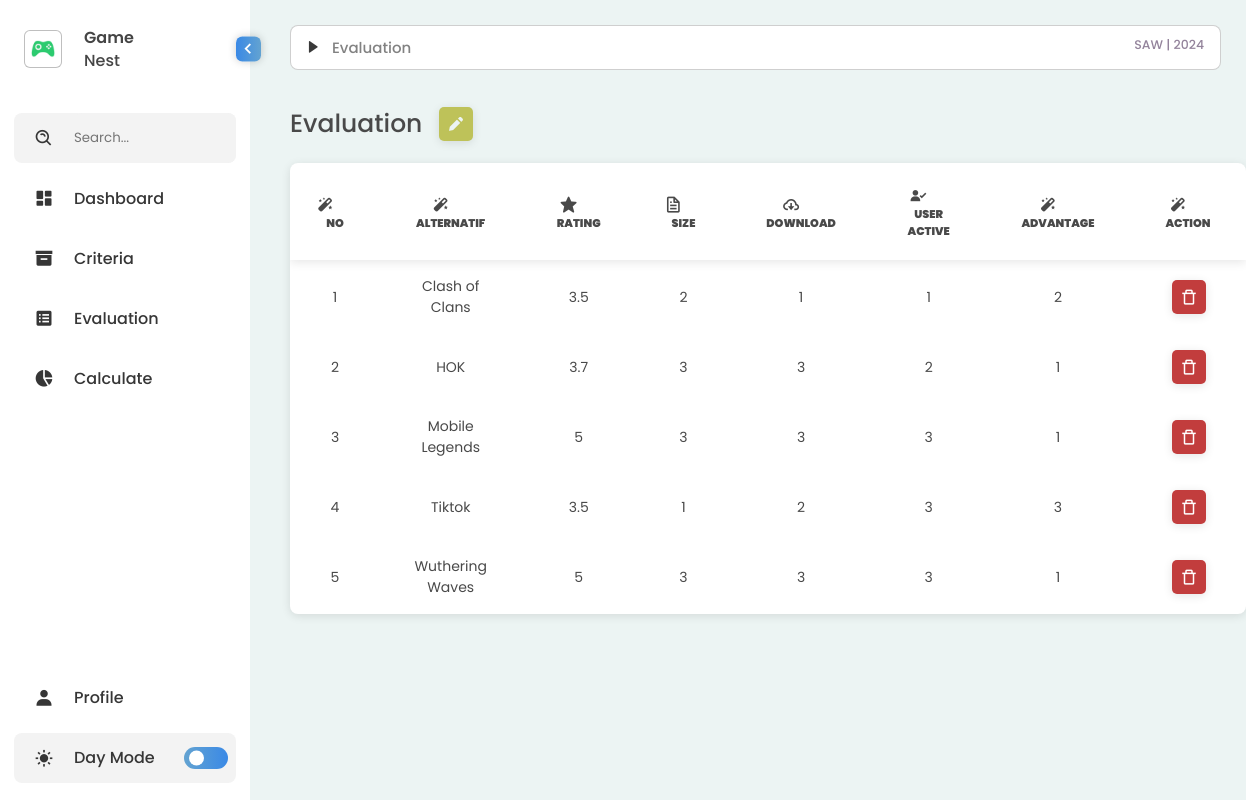
Page /evaluation.php on the committed database.
### tables this page shows
CREATE TABLE `saw_penilaian` (
  `nama` varchar(100) NOT NULL,
  `peringkat` float NOT NULL,
  `ukuran` float NOT NULL,
  `unduhan` float NOT NULL,
  `aktif` float NOT NULL,
  `manfaat` float NOT NULL
);

### evaluation.php (the view, shortened to what this page needs)
<!DOCTYPE html>
<html lang="en">
<?php
          include 'koneksi.php';
?>
<head>
    <link rel="stylesheet" href="styles/styles.css">
    <link rel="stylesheet" href="styles/styles-home.css">
    <link href='https://unpkg.com/boxicons@2.1.4/css/boxicons.min.css' rel='stylesheet'>
    <link href='https://unpkg.com/css.gg@2.0.0/icons/css/play-list-search.css' rel='stylesheet'>
</head>
<body>
    <nav class="sidebar close">
        <header>
            <div class="image-text">
                <span class="image">
                    <img src="logo.png" alt="logo">
                </span>
                <div class="text header-text">
                    <span class="name">Game</span>
                    <span class="profession">Nest</span>
                </div>
            </div>
            <i class='bx bx-chevron-right toggle' ></i>
        </header>
        <div class="menu-bar">
            <div class="menu">
                <li class="search-box">
                        <i class='bx bx-search-alt icon' ></i>
                        <input id="input1" type="search" placeholder="Search...">
                </li
                <ul class="menu-links">
                    <li class="nav-link">
                        <a href="index.php">
                            <i class='bx bxs-dashboard icon' ></i>
                            <span class="text nav-text">Dashboard</span>
                        </a>
                    </li>
                    <li class="nav-link">
                        <a href="criteria.php">
                            <i class='bx bxs-box icon'></i>
                            <span class="text nav-text">Criteria</span>
                        </a>
                    </li>
                    <li class="nav-link">
                        <a href="evaluation.php">
                            <i class='bx bxs-spreadsheet icon'></i>
                            <span class="text nav-text">Evaluation</span>
                        </a>
                    </li>
                    <li class="nav-link">
                        <a href="calculate.php">
                            <i class='bx bxs-pie-chart-alt-2 icon' ></i>
                            <span class="text nav-text">Calculate</span>
                        </a>
                    </li>
            </div>
            <div class="bottom-content">
                <li class="">
                    <a href="#">
                        <i class='bx bxs-user icon'></i>
                        <span class="text nav-text">Profile</span>
                    </a>
                </li>
                <li class="mode">
                    <div class="moon-sun">
                        <i class='bx bxs-sun icon moon' ></i>
                    </div>
                    <span class="mode-text text">Day Mode</span>
                    <div class="toggle-switch">
                        <span class="switch"></span>
                    </div>
                </li>
            </div>
        </div>
    </nav>
    <section class="home">
        <div class="bar">
            <div class="inbar">
                <i class='bx bxs-right-arrow icon-home'></i>
                <span class='sub'>Evaluation</span>
                <span class="sub2">SAW | 2024</span>
            </div>
        </div>
        <div class="main-section">
            <div class="alternatif">
                <span class="header-alter">Evaluation</span>
                <i class='bx bxs-pencil add'></i>
            </div>
        </div>
        <div class="container">
            <div class="data-table1">
                <table>
                    <thead>
                        <tr>
                            <th>
                                <i class='bx bxs-magic-wand icon2'></i>
                                <span>No</span>
                            </th>
                            <th>
                                <i class='bx bxs-magic-wand icon2'></i>
                                <span>Alternatif</span>
                            </th>
                            <th class="no">
                                <i class='bx bxs-star icon2' ></i>
                                <span>Rating</span>
                            </th>
                            <th class="app">
                                <i class='bx bx-file icon2'></i>
                                <span>Size</span>
                            </th>
                            <th class="dev">
                                <i class='bx bx-cloud-download icon2'></i>
                                <span>Download</span>
                            </th>
                            <th>
                                <i class='bx bxs-user-check icon2'></i>
                                <span>User Active</span>
                            </th>
                            <th>
                                <i class='bx bxs-magic-wand icon2'></i>
                                <span>Advantage</span>
                            </th>
                            <th>
                                <i class='bx bxs-magic-wand icon2'></i>
                                <span>Action</span>
                            </th>
                        </tr>
                    </thead>
                    <tbody>
                    <?php
                        $b = 0;
                        $sql = "SELECT*FROM saw_penilaian ORDER BY nama ASC";
                        $hasil = $conn->query($sql);
                        $rows = $hasil->num_rows;
                        if ($rows > 0) {
                            while ($row = $hasil->fetch_row()) {
                    ?>
                        <tr>
                            <td><?php echo $b = $b + 1; ?></td>
                            <td><?= $row[0] ?></td>
                            <td><?= $row[1] ?></td>
                            <td><?= $row[2] ?></td>
                            <td><?= $row[3] ?></td>
                            <td><?= $row[4] ?></td>
                            <td><?= $row[5] ?></td>
                            <td>
                                <a href="evaluation-delete.php?nama=<?= $row[0] ?>">
                                    <i class='bx bx-trash-alt trash'></i>
                                </a>
                            </td>
                        </tr>
                        <?php }
                            } else {
                                echo "<tr>
                                    <td>Data Tidak Ada</td>
                                <tr>";
                            } ?>
                    </tbody>
                </table>
            </div>
    </body>
</html>

### styles/styles.css (style rules this page uses)
* { font-family: 'Poppins', sans-serif; margin: 0; padding: 0; box-sizing: border-box; }

### styles/styles-home.css (style rules this page uses)
* { font-family: 'Poppins'; margin: 0; padding: 0; box-sizing: border-box; }
.home { display: flex; height: 100vh; position: relative; left: 250px; width: calc(100% - 250px); background: var(--background-color); transition: var(--tran-04); flex-direction: column; }
.home .main-section { width: 75%; font-size: 25px; font-weight: 500; color: var(--text-color2); padding-left: 40px; margin-bottom: 20px; }
.home .bar { display: flex; width: 100%; font-size: 15px; font-weight: 500; color: var(--text-header-color); padding: 25px; padding-left: 40px; padding-right: 25px; margin-bottom: 10px; }
.inbar { width: 100%; background-color: var(--sidebar-color); border-radius: 8px; padding: 10px; padding-right: 2px; padding-left: 15px; border: 0.5px solid #00000030; text-decoration: none; }
.icon-home { min-width: 2px; font-size: 14px; text-decoration: none; }
.sub { color:var(--text-grey); padding-left: 8px; text-decoration: none; }
.sub2 { float: right; padding-right: 14px; font-size: 12.5px; color: var(--text-grey2); }
.header-alter { padding-right: 10px; }
.add { font-size: 18px; padding: 8px; border-radius: 5px; color: var(--background-color); background-color: var(--add); box-shadow:0 2px 10px #0000001b; cursor: pointer; }
.trash { font-size: 18px; padding: 8px; border-radius: 5px; color: var(--tetap-putih); background-color: rgb(194, 61, 61); box-shadow:0 2px 10px #0000001b; cursor: pointer; text-decoration: none; margin-left: 2px; }
a { color: inherit; text-decoration: none; }

### rows in the picture
saw_penilaian: nama "Clash of Clans", peringkat "3.5", ukuran "2", unduhan "1", aktif "1", manfaat "2"
saw_penilaian: b "2", nama "HOK", peringkat "3.7", ukuran "3", unduhan "3", aktif "2", manfaat "1"
saw_penilaian: b "3", nama "Mobile Legends", peringkat "5", ukuran "3", unduhan "3", aktif "3", manfaat "1"
saw_penilaian: b "4", nama "Tiktok", peringkat "3.5", ukuran "1", unduhan "2", aktif "3", manfaat "3"
saw_penilaian: b "5", nama "Wuthering Waves", peringkat "5", ukuran "3", unduhan "3", aktif "3", manfaat "1"
